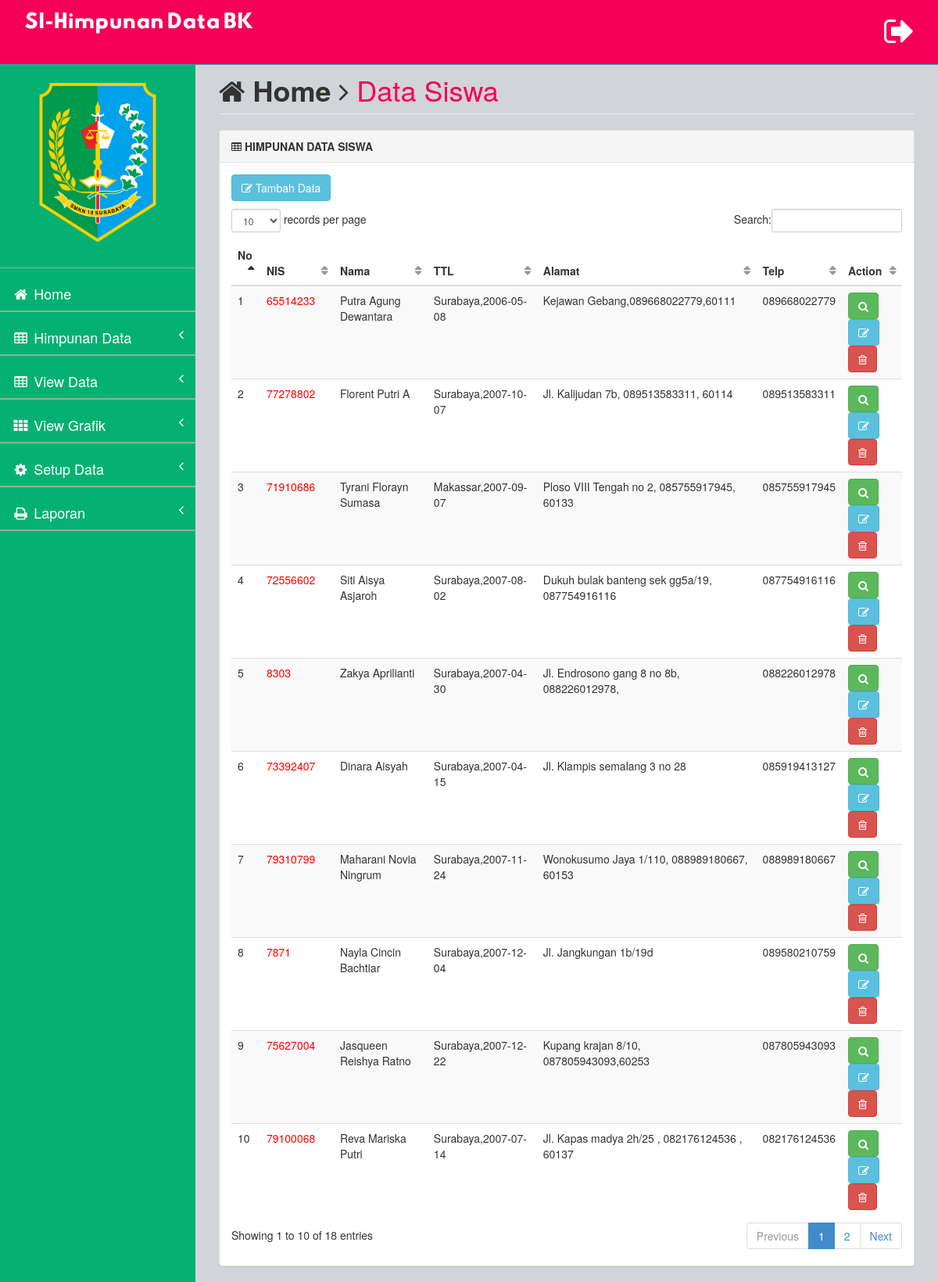
Page /_admin?page=admin&action=data_siswa (signed in) on the committed database.
### tables this page shows
CREATE TABLE `data_siswa` (
  `id_siswa` int(20) NOT NULL,
  `nis` int(11) NOT NULL,
  `nama_siswa` varchar(50) NOT NULL,
  `namap` varchar(50) NOT NULL,
  `kelamin` varchar(15) NOT NULL,
  `tpl` varchar(100) NOT NULL,
  `tgl` date NOT NULL,
  `agama` varchar(100) NOT NULL,
  `warga` varchar(100) NOT NULL,
  `suku` varchar(100) NOT NULL,
  `t_skl` varchar(100) NOT NULL,
  `pindahan` varchar(100) NOT NULL,
  `anakke` varchar(100) NOT NULL,
  `bhs` varchar(100) NOT NULL,
  `alamat_siswa` text NOT NULL,
  `telpon_siswa` varchar(12) NOT NULL,
  `email` varchar(100) NOT NULL,
  `username` varchar(50) NOT NULL,
  `password` varchar(100) NOT NULL,
  `tinggal_siswa` varchar(100) NOT NULL,
  `jarak` varchar(100) NOT NULL,
  `berangkat` varchar(100) NOT NULL,
  `kendaraan` varchar(100) NOT NULL,
  `kondisilmp` varchar(100) NOT NULL,
  `kondisirmh` varchar(100) NOT NULL,
  `ruangtidur` varchar(100) NOT NULL,
  `lingkungan` varchar(100) NOT NULL
);

### page/data_siswa.php (the view)
<div class="row">
                <div class="col-lg-12">
                    <h1 class="page-header"><i class="fa fa-home"></i> <b>Home</b> <i class="fa fa-angle-right"></i> <font color="#f50057">Data Siswa</font></h1>
                </div>
            </div>
            <div class="row">
                <div class="col-lg-12">
                    <div class="panel panel-default">
                        <div class="panel-heading">
                             <b><i class="fa fa-table"></i> HIMPUNAN DATA SISWA</b>
                        </div>
                           <div class="table-responsive">
                        <div class="panel-body">
                            <p align="left">
                                <a href="?page=siswa"><button type="" class="btn btn-info"> <i class="fa fa-edit"></i> Tambah Data</button></a>
                            </p>
                            <div class="table-responsive">
                                <table class="table table-striped table-hover" id="dataTables-example">
                                    <thead>
                                        <tr>
                                            <th>No</th>
                                            <th>NIS</th>
                                            <th>Nama</th>
                                            <th>TTL</th>
                                            <th>Alamat</th>
                                            <th>Telp</th>
                                            <th>Action</th>
                                        </tr>
                                    </thead>
                                    <tbody>
                                        <?php
                                        include '../koneksi/-koneksi.php';
                                        $sql = mysqli_query($mysqli,"select * from data_siswa") or die (mysqli_error($mysqli));
                                        $no=1;
                                        while ($data = mysqli_fetch_array($sql)){
                                        ?>
                                        <tr class="odd gradeX">
                                            <td><?php echo $no++; ?></td>
                                            <td><a style=" color: red;" href="?page=siswa&action=detail&kdsis=<?php echo $data['id_siswa']; ?>"><?php echo $data['nis']; ?> </a></td>
                                            <td><?php echo $data['nama_siswa']; ?></td>
                                            <td><?php echo $data['tpl']; ?>,<?php echo $data['tgl']; ?></td>
                                            <td><?php echo $data['alamat_siswa']; ?></td>
                                            <td><?php echo $data['telpon_siswa']; ?></td>
                                            <td>
                                                <a href="?page=siswa&action=detail&kdsis=<?php echo $data['id_siswa']; ?> "><button type="" class="btn btn-success"><i class="fa fa-search"></i></button></a>
                                                <a href="?page=siswa&action=edit&kdsis=<?php echo $data['id_siswa']; ?> "><button type="" class="btn btn-info"><i class="fa fa-edit"></i></button></a>
                                                <a href="?page=siswa&action=del&kdsis=<?php echo $data['id_siswa']; ?> "><button type="" class="btn btn-danger"><i class="fa fa-trash-o"></i></button></a>
                                            </td>
                                        </tr>
                                        <?php } ?>
                                    </tbody>
                                </table>
                            </div>
                        </div>
                    </div>
                </div>
            </div>

### assets/css/style.css (style rules this page uses)
body { background-color: #f8f8f8; }
table.dataTable thead .sorting, table.dataTable thead .sorting_asc:after, table.dataTable thead .sorting_desc, table.dataTable thead .sorting_asc_disabled, table.dataTable thead .sorting_desc_disabled { background: transparent; }
table.dataTable thead .sorting_asc:after { content: "\f0de"; float: right; font-family: fontawesome; }
table.dataTable thead .sorting:after { content: "\f0dc"; float: right; font-family: fontawesome; color: rgba(50,50,50,.5); }

### rows in the picture
data_siswa: nis "65514233", nama_siswa "Putra Agung Dewantara", tpl "Surabaya", tgl "2006-05-08", alamat_siswa "Kejawan Gebang,089668022779,60111", telpon_siswa "089668022779"
data_siswa: nis "77278802", nama_siswa "Florent Putri A", tpl "Surabaya", tgl "2007-10-07", alamat_siswa "Jl. Kalijudan 7b, 089513583311, 60114", telpon_siswa "089513583311"
data_siswa: nis "71910686", nama_siswa "Tyrani Florayn Sumasa", tpl "Makassar", tgl "2007-09-07", alamat_siswa "Ploso VIII Tengah no 2, 085755917945, 60133", telpon_siswa "085755917945"
data_siswa: nis "72556602", nama_siswa "Siti Aisya Asjaroh", tpl "Surabaya", tgl "2007-08-02", alamat_siswa "Dukuh bulak banteng sek gg5a/19, 087754916116", telpon_siswa "087754916116"
data_siswa: nis "8303", nama_siswa "Zakya Aprilianti", tpl "Surabaya", tgl "2007-04-30", alamat_siswa "Jl. Endrosono gang 8 no 8b, 088226012978,", telpon_siswa "088226012978"
data_siswa: nis "73392407", nama_siswa "Dinara Aisyah", tpl "Surabaya", tgl "2007-04-15", alamat_siswa "Jl. Klampis semalang 3 no 28", telpon_siswa "085919413127"
data_siswa: nis "79310799", nama_siswa "Maharani Novia Ningrum", tpl "Surabaya", tgl "2007-11-24", alamat_siswa "Wonokusumo Jaya 1/110, 088989180667, 60153", telpon_siswa "088989180667"
data_siswa: nis "7871", nama_siswa "Nayla Cincin Bachtiar", tpl "Surabaya", tgl "2007-12-04", alamat_siswa "Jl. Jangkungan 1b/19d", telpon_siswa "089580210759"
data_siswa: nis "75627004", nama_siswa "Jasqueen Reishya Ratno", tpl "Surabaya", tgl "2007-12-22", alamat_siswa "Kupang krajan 8/10, 087805943093,60253", telpon_siswa "087805943093"
data_siswa: nis "79100068", nama_siswa "Reva Mariska Putri", tpl "Surabaya", tgl "2007-07-14", alamat_siswa "Jl. Kapas madya 2h/25 , 082176124536 , 60137", telpon_siswa "082176124536"
